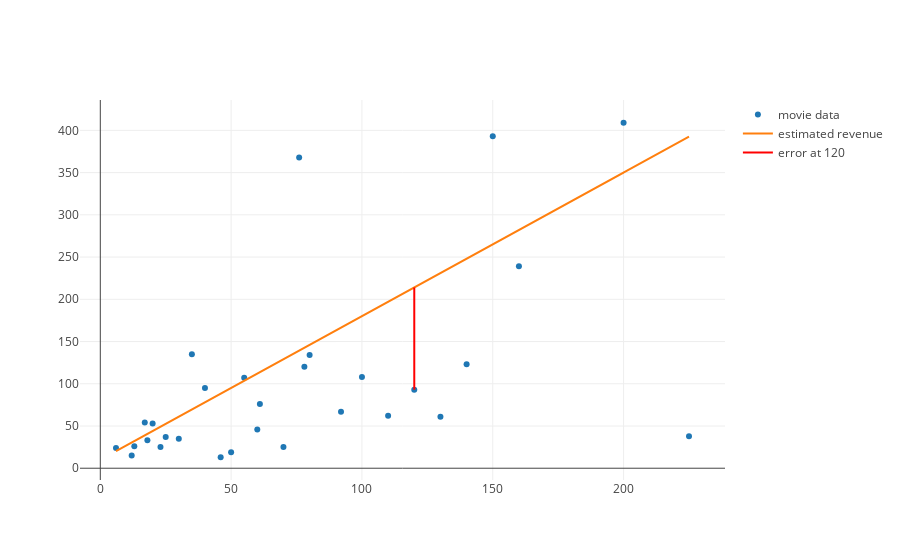

This figure's notebook cell:
### Code cell
from plotly.offline import iplot, init_notebook_mode
init_notebook_mode(connected=True)
from graph import trace_values, m_b_trace, plot
if x_values and y_values:
    movies_trace = trace_values(x_values, y_values, text=titles, name='movie data')
    regression_trace = m_b_trace(1.7, 10, x_values, name='estimated revenue')
    plot([movies_trace, regression_trace, error_at_120m])

### Figure 1 — Plotly figure (JSON) as saved in the notebook; plotly's stock layout.template omitted (floating-point values rounded to 4 significant figures)
{"data": [{"mode": "markers", "name": "movie data", "text": ["21 &amp; Over", "Dredd 3D", "12 Years a Slave", "2 Guns", "42", "47 Ronin", "A Good Day to Die Hard", "About Time", "After Earth", "August: Osage County", "Beautiful Creatures", "Blue Jasmine", "Captain Phillips", "Carrie", "Cloudy with a Chance of Meatballs 2", "Despicable Me 2", "Don Jon", "Elysium", "Ender&#39;s Game", "Epic", "Escape Plan", "Evil Dead", "Fast and Furious 6", "Frozen", "G.I. Joe: Retaliation", "Gangster Squad", "Grown Ups", "Her", "Identity Thief", "Iron Man 3"], "type": "scatter", "uid": "5a1ee774-4f46-11e9-85f1-a5a05d7a551a", "x": [13, 46, 20, 61, 40, 225, 92, 12, 130, 25, 50, 18, 55, 30, 78, 76, 6, 120, 110, 100, 70, 17, 160, 150, 140, 60, 80, 23, 35, 200], "y": [26, 13, 53, 76, 95, 38, 67, 15, 61, 37, 19, 33, 107, 35, 120, 368, 24, 93, 62, 108, 25, 54, 239, 393, 123, 46, 134, 25, 135, 409]}, {"mode": "lines", "name": "estimated revenue", "type": "scatter", "uid": "5a1ee8e6-4f46-11e9-85f1-a5a05d7a551a", "x": [13, 46, 20, 61, 40, 225, 92, 12, 130, 25, 50, 18, 55, 30, 78, 76, 6, 120, 110, 100, 70, 17, 160, 150, 140, 60, 80, 23, 35, 200], "y": [32.1, 88.2, 44, 113.7, 78, 392.5, 166.4, 30.4, 231, 52.5, 95, 40.6, 103.5, 61, 142.6, 139.2, 20.2, 214, 197, 180, 129, 38.9, 282, 265, 248, 112, 146, 49.1, 69.5, 350]}, {"marker": {"color": "red"}, "mode": "lines", "name": "error at 120", "type": "scatter", "uid": "5a1ee986-4f46-11e9-85f1-a5a05d7a551a", "x": [120, 120], "y": [93, 214]}], "layout": {}}
